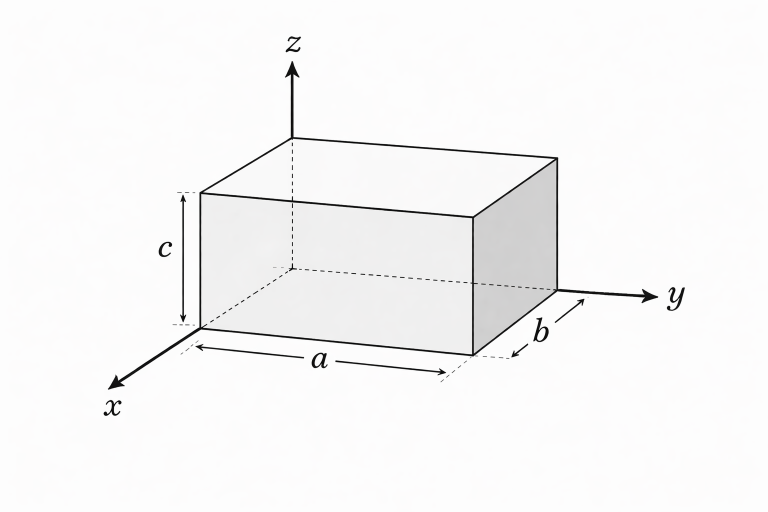
#> input picture 2026W/Analytical Mechanics/HW 08/q1.png, 1536 x 1024 px, given in place of q1.tif, which was not available (shown at 1/2 size)
$ python q1.py
#> lines starting #> are read from the running program, lines starting #| are printed output that depends on the picture; pictures that were not available may be replaced by others from this repository, and a replacement may not be noted
import numpy as np
import matplotlib.pyplot as plt
from scipy.optimize import curve_fit
from scipy.ndimage import gaussian_filter1d
from PIL import Image
from rich.console import Console
from rich.table import Table
from rich.panel import Panel

console = Console()

# ==============================================================================
# 1. Experimental Parameters & Sensor Specifications
# ==============================================================================
IMAGE_PATH = "q1.tif"
PIXEL_SIZE_UM = 3.45  # 3.45 um x 3.45 um from sensor spec
WAVELENGTH_NM = 532.0  # 532 nm

# Thorlabs CPS532-C2 Spec Sheet Nominal Values
SPEC_DIAMETER_MM = 3.5  # Round beam, Ø3.5 mm (1/e^2)
SPEC_DIVERGENCE_MAX_MRAD = 0.5  # Max full-angle divergence

pixel_size_m = PIXEL_SIZE_UM * 1e-6
wavelength_m = WAVELENGTH_NM * 1e-9

# ==============================================================================
# 2. Image Loading & Line Profile Extraction
# ==============================================================================
try:
    img = Image.open(IMAGE_PATH)
#> img is the input picture: PIL image 1536x1024 RGB; mean R, G, B 247, 246.7, 246.8
except FileNotFoundError:
    console.print(
        f"[bold red]Error:[/bold red] Could not find '[yellow]{IMAGE_PATH}[/yellow]'. Check your current working directory."
    )
    exit(1)

img_arr = np.array(img, dtype=np.float64)

if img_arr.ndim == 3:
    intensity_map = img_arr[:, :, 1] if img_arr.shape[2] >= 2 else img_arr[:, :, 0]
else:
    intensity_map = img_arr

peak_y, peak_x = np.unravel_index(np.argmax(intensity_map), intensity_map.shape)
#> peak_y = 78; peak_x = 584

# Average across 11 rows around the peak to suppress speckle noise
half_band = 5
y_start = max(0, peak_y - half_band)
#> y_start = 73
y_end = min(intensity_map.shape[0], peak_y + half_band + 1)
#> y_end = 84
raw_profile = np.mean(intensity_map[y_start:y_end, :], axis=0)
#> raw_profile = 1536 values, max 253 at index 0, min 98.64 at index 594, mean 250.8

# 1D smoothing along the line profile
horizontal_profile = gaussian_filter1d(raw_profile, sigma=2.0)
#> horizontal_profile = 1536 values, max 253 at index 0, min 115 at index 594, mean 250.8
x_pixels = np.arange(len(horizontal_profile), dtype=np.float64)
#> x_pixels = 1536 values from 0 to 1535

# ==============================================================================
# 3. Normalization & Curve Fitting
# ==============================================================================
min_val = np.min(horizontal_profile)
#> min_val = 115
max_val = np.max(horizontal_profile)
#> max_val = 253
norm_range = max(1e-6, max_val - min_val)
#> norm_range = 138
norm_profile = (horizontal_profile - min_val) / norm_range
#> norm_profile = 1536 values, max 1 at index 0, min 0 at index 594, mean 0.984


def normalized_gaussian(x, I_bg, I_0, x_0, w):
    return I_bg + I_0 * np.exp(-2.0 * ((x - x_0) ** 2) / (w**2))


p0 = [0.05, 0.9, float(peak_x), float(len(x_pixels) / 4.0)]
#> p0 = [0.05, 0.9, 584, 384]
lower_bounds = [-0.2, 0.1, 0.0, 5.0]
upper_bounds = [0.5, 2.0, float(len(x_pixels)), float(len(x_pixels) * 3.0)]
#> upper_bounds = [0.5, 2, 1536, 4608]

popt_norm, _ = curve_fit(
    normalized_gaussian,
    x_pixels,
    norm_profile,
    p0=p0,
    bounds=(lower_bounds, upper_bounds),
    maxfev=20000,
)
#> popt_norm = [0.5, 0.494, 908.9, 4608]

I_bg_norm, I_0_norm, x_0_fit, w_pixels = popt_norm
#> I_bg_norm = 0.5; I_0_norm = 0.494; x_0_fit = 908.9; w_pixels = 4608
w_pixels = abs(w_pixels)

I_bg_fit = min_val + I_bg_norm * norm_range
#> I_bg_fit = 184
I_0_fit = I_0_norm * norm_range
#> I_0_fit = 68.14

# ==============================================================================
# 4. Physical Calculations & Spec Sheet Comparison
# ==============================================================================
w0_m = w_pixels * pixel_size_m
#> w0_m = 0.0159
w0_mm = w0_m * 1e3
#> w0_mm = 15.9
beam_diameter_mm = 2.0 * w0_mm
#> beam_diameter_mm = 31.8

# Rayleigh Range: z_R = pi * w0^2 / lambda
z_R = (np.pi * (w0_m**2)) / wavelength_m
#> z_R = 1492.5

# Far-field divergence (theoretical TEM00)
theta_div_half_mrad = (wavelength_m / (np.pi * w0_m)) * 1e3
#> theta_div_half_mrad = 0.0107
theta_div_full_mrad = 2.0 * theta_div_half_mrad
#> theta_div_full_mrad = 0.0213

# Relative differences from Thorlabs CPS532-C2 datasheet
diameter_diff_percent = (
    (beam_diameter_mm - SPEC_DIAMETER_MM) / SPEC_DIAMETER_MM
) * 100.0
#> diameter_diff_percent = 808.4

# ==============================================================================
# 5. Rich Output Display
# ==============================================================================
console.print("\n")
console.print(
    Panel.fit(
        "[bold green]Gaussian Beam Analysis & Spec Sheet Benchmark[/bold green]",
        border_style="cyan",
    )
)

table = Table(
    title="Beam Parameter Results & Datasheet Comparison",
    show_header=True,
    header_style="bold magenta",
)
table.add_column("Parameter", style="cyan", width=28)
table.add_column("Measured / Calculated", style="green", width=24)
table.add_column("Datasheet Spec", style="yellow", width=18)
table.add_column("Difference / Status", style="bold", width=22)

table.add_row("Beam Center (x0)", f"{x_0_fit:.1f} px", "—", "—")
table.add_row(
    "Beam Waist Radius (w0)",
    f"{w0_mm:.3f} mm ({w_pixels:.1f} px)",
    f"{SPEC_DIAMETER_MM / 2.0:.3f} mm",
    f"{diameter_diff_percent:+.1f}%",
)
table.add_row(
    "Beam Diameter (2*w0)",
    f"{beam_diameter_mm:.3f} mm",
    f"Ø {SPEC_DIAMETER_MM:.1f} mm",
    f"{diameter_diff_percent:+.1f}%",
)
table.add_row("Rayleigh Range (z_R)", f"{z_R:.2f} m", "—", "—")
table.add_row("Divergence Half-Angle (θ)", f"{theta_div_half_mrad:.3f} mrad", "—", "—")

div_status = (
    "[green]PASS (<= 0.5 mrad)[/green]"
    if theta_div_full_mrad <= SPEC_DIVERGENCE_MAX_MRAD
    else "[red]EXCEEDS SPEC[/red]"
)
#> div_status = '[green]PASS (<= 0.5 mrad)[/green]'
table.add_row(
    "Full Divergence (2*θ)",
    f"{theta_div_full_mrad:.3f} mrad",
    f"<= {SPEC_DIVERGENCE_MAX_MRAD:.1f} mrad",
    div_status,
)

console.print(table)

# ==============================================================================
# 6. Plotting & Save
# ==============================================================================
x_fit = np.linspace(0, len(x_pixels) - 1, 1000)
#> x_fit = 1000 values from 0 to 1535
y_fit = I_bg_fit + I_0_fit * np.exp(-2.0 * ((x_fit - x_0_fit) ** 2) / (w_pixels**2))
#> y_fit = 1000 values, max 252.1 at index 592, min 247 at index 0, mean 250.8

plt.figure(figsize=(9, 5))
plt.scatter(
    x_pixels, raw_profile, s=3, color="forestgreen", alpha=0.3, label="Raw Data Profile"
)
plt.plot(
    x_fit,
    y_fit,
    color="black",
    linewidth=2.0,
    label=f"Gaussian Fit ($w_0$ = {w0_mm:.2f} mm)",
)

e2_level = I_bg_fit + I_0_fit * np.exp(-2.0)
#> e2_level = 193.2
plt.axhline(
    e2_level, color="red", linestyle="--", alpha=0.7, label=r"$1/e^2$ Threshold"
)

plt.title(f"Horizontal Profile & Gaussian Fit (Row {peak_y})")
plt.xlabel("Pixel Index (x)")
plt.ylabel("Intensity (Raw Counts)")
plt.legend()
plt.grid(True, alpha=0.3)
plt.tight_layout()
plt.savefig("gaussian_beam_fit.png", dpi=300)
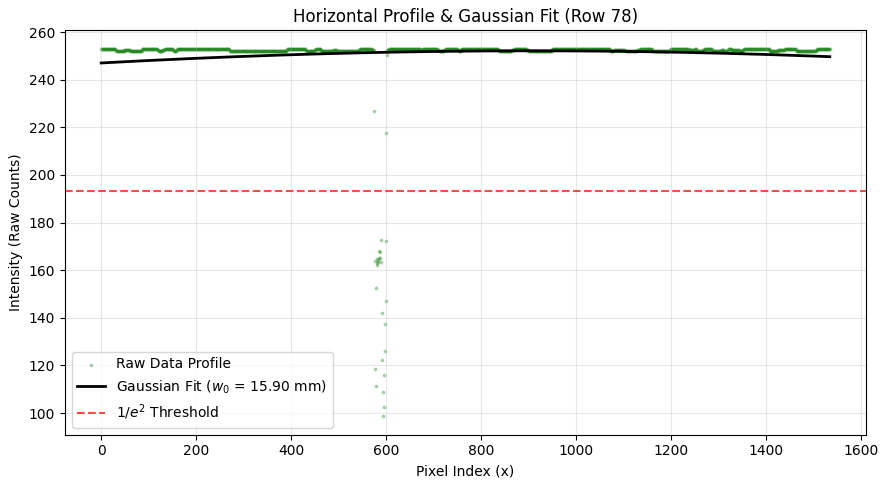
#> figure drawn by matplotlib, 1 panel; curve peaks at x = 909.6, y = 252.1
plt.show()

$ run again, with 2026W/Analytical Mechanics/HW 08/q3.png copied over 2026W/Analytical Mechanics/HW 08/q1.png
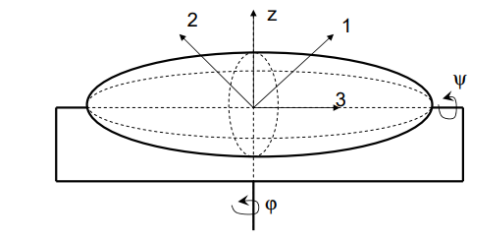
#> input picture 2026W/Analytical Mechanics/HW 08/q3.png, 491 x 240 px, given in place of q1.tif, which was not available
#> img is the input picture: PIL image 491x240 RGBA; mean R, G, B, A 245.1, 245.1, 245.1, 255
#> peak_y = 0
#> y_end = 6
#> raw_profile = 491 values from 255 to 255
#> x_pixels = 491 values from 0 to 490
#> min_val = 255
#> norm_range = 1e-06
#> norm_profile = 491 values from 0 to 0
#> p0 = [0.05, 0.9, 0, 122.8]
#> upper_bounds = [0.5, 2, 491, 1473]
#> popt_norm = [-0.00074, 0.1, 2.37e-20, 5]
#> I_bg_norm = -0.00074; I_0_norm = 0.1; x_0_fit = 2.37e-20; w_pixels = 5
#> I_bg_fit = 255
#> I_0_fit = 1e-07
#> w0_m = 1.73e-05
#> w0_mm = 0.0173
#> beam_diameter_mm = 0.0345
#> z_R = 0.00176
#> theta_div_half_mrad = 9.82
#> theta_div_full_mrad = 19.63
#> diameter_diff_percent = -99.01
#> div_status = '[red]EXCEEDS SPEC[/red]'
#> x_fit = 1000 values from 0 to 490
#> y_fit = 1000 values, max 255 at index 0, min 255 at index 29, mean 255
#> e2_level = 255
#> `plt.savefig("gaussian_beam_fit.png", dpi=300)`:
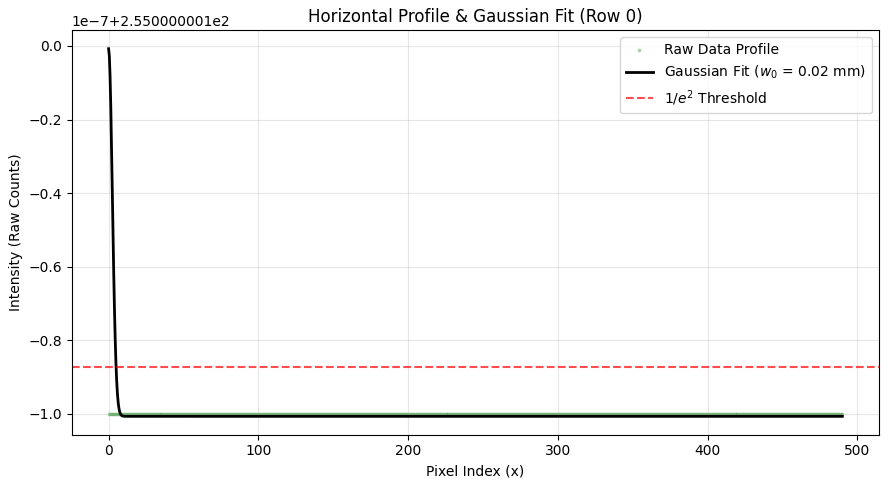
#> figure drawn by matplotlib, 1 panel; curve peaks at x = 0, y = 255

$ run again, with 2026W/Analytical Mechanics/HW 08/q4.png copied over 2026W/Analytical Mechanics/HW 08/q1.png
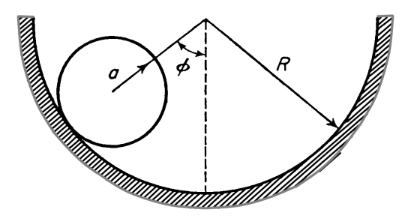
#> input picture 2026W/Analytical Mechanics/HW 08/q4.png, 407 x 216 px, given in place of q1.tif, which was not available
#> img is the input picture: PIL image 407x216 RGBA; mean R, G, B, A 233.2, 233.2, 233.2, 255
#> peak_y = 0
#> y_end = 6
#> raw_profile = 407 values from 255 to 255
#> x_pixels = 407 values from 0 to 406
#> min_val = 255
#> norm_range = 1e-06
#> norm_profile = 407 values from 0 to 0
#> p0 = [0.05, 0.9, 0, 101.8]
#> upper_bounds = [0.5, 2, 407, 1221]
#> popt_norm = [-0.000893, 0.1, 4.31e-22, 5]
#> I_bg_norm = -0.000893; I_0_norm = 0.1; x_0_fit = 4.31e-22; w_pixels = 5
#> I_bg_fit = 255
#> I_0_fit = 1e-07
#> w0_m = 1.73e-05
#> w0_mm = 0.0173
#> beam_diameter_mm = 0.0345
#> z_R = 0.00176
#> theta_div_half_mrad = 9.82
#> theta_div_full_mrad = 19.63
#> diameter_diff_percent = -99.01
#> div_status = '[red]EXCEEDS SPEC[/red]'
#> x_fit = 1000 values from 0 to 406
#> y_fit = 1000 values, max 255 at index 0, min 255 at index 35, mean 255
#> e2_level = 255
#> `plt.savefig("gaussian_beam_fit.png", dpi=300)`:
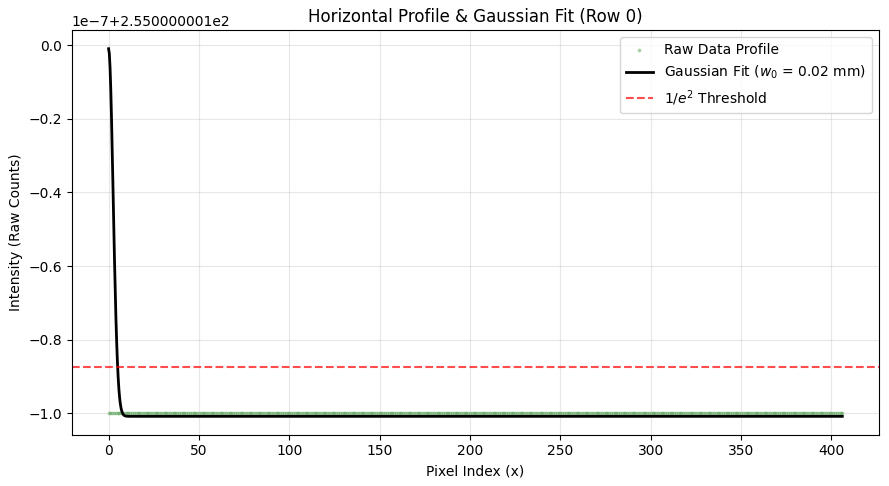
#> figure drawn by matplotlib, 1 panel; curve peaks at x = 0, y = 255
